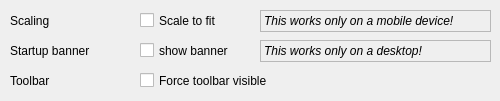
   <widget class="QWidget" name="tabView">
    <attribute name="title">
     <string>View</string>
    </attribute>
    <widget class="QCheckBox" name="checkBox_Scale">
     <property name="geometry">
      <rect>
       <x>140</x>
       <y>10</y>
       <width>101</width>
       <height>21</height>
      </rect>
     </property>
     <property name="sizePolicy">
      <sizepolicy hsizetype="Minimum" vsizetype="Fixed">
       <horstretch>0</horstretch>
       <verstretch>0</verstretch>
      </sizepolicy>
     </property>
     <property name="minimumSize">
      <size>
       <width>0</width>
       <height>0</height>
      </size>
     </property>
     <property name="toolTip">
      <string>&lt;html&gt;&lt;head/&gt;&lt;body&gt;&lt;p&gt;On mobile devices this scales the elements on the surface if it is checked.&lt;/p&gt;&lt;/body&gt;&lt;/html&gt;</string>
     </property>
     <property name="text">
      <string>Scale to fit</string>
     </property>
    </widget>
    <widget class="QLabel" name="label_Scale">
     <property name="geometry">
      <rect>
       <x>10</x>
       <y>10</y>
       <width>111</width>
       <height>22</height>
      </rect>
     </property>
     <property name="sizePolicy">
      <sizepolicy hsizetype="Expanding" vsizetype="Expanding">
       <horstretch>0</horstretch>
       <verstretch>0</verstretch>
      </sizepolicy>
     </property>
     <property name="minimumSize">
      <size>
       <width>111</width>
       <height>22</height>
      </size>
     </property>
     <property name="text">
      <string>Scaling</string>
     </property>
    </widget>
    <widget class="QLabel" name="label_Banner">
     <property name="geometry">
      <rect>
       <x>10</x>
       <y>40</y>
       <width>111</width>
       <height>22</height>
      </rect>
     </property>
     <property name="sizePolicy">
      <sizepolicy hsizetype="Expanding" vsizetype="Expanding">
       <horstretch>0</horstretch>
       <verstretch>0</verstretch>
      </sizepolicy>
     </property>
     <property name="minimumSize">
      <size>
       <width>111</width>
       <height>22</height>
      </size>
     </property>
     <property name="text">
      <string>Startup banner</string>
     </property>
    </widget>
    <widget class="QCheckBox" name="checkBox_Banner">
     <property name="geometry">
      <rect>
       <x>140</x>
       <y>40</y>
       <width>111</width>
       <height>21</height>
      </rect>
     </property>
     <property name="toolTip">
      <string>&lt;html&gt;&lt;head/&gt;&lt;body&gt;&lt;p&gt;On a desktop this prints out a short message on the command line on startup if this is checked.&lt;/p&gt;&lt;/body&gt;&lt;/html&gt;</string>
     </property>
     <property name="text">
      <string>show banner</string>
     </property>
    </widget>
    <widget class="QLabel" name="label_BannerExplain">
     <property name="geometry">
      <rect>
       <x>260</x>
       <y>40</y>
       <width>231</width>
       <height>22</height>
      </rect>
     </property>
     <property name="sizePolicy">
      <sizepolicy hsizetype="Expanding" vsizetype="Expanding">
       <horstretch>0</horstretch>
       <verstretch>0</verstretch>
      </sizepolicy>
     </property>
     <property name="minimumSize">
      <size>
       <width>111</width>
       <height>22</height>
      </size>
     </property>
     <property name="frameShape">
      <enum>QFrame::StyledPanel</enum>
     </property>
     <property name="text">
      <string>&lt;i&gt;This works only on a desktop!&lt;/i&gt;</string>
     </property>
    </widget>
    <widget class="QLabel" name="label_BannerExplain_2">
     <property name="geometry">
      <rect>
       <x>260</x>
       <y>10</y>
       <width>231</width>
       <height>22</height>
      </rect>
     </property>
     <property name="sizePolicy">
      <sizepolicy hsizetype="Expanding" vsizetype="Expanding">
       <horstretch>0</horstretch>
       <verstretch>0</verstretch>
      </sizepolicy>
     </property>
     <property name="minimumSize">
      <size>
       <width>111</width>
       <height>22</height>
      </size>
     </property>
     <property name="frameShape">
      <enum>QFrame::StyledPanel</enum>
     </property>
     <property name="text">
      <string>&lt;html&gt;&lt;head/&gt;&lt;body&gt;&lt;p&gt;&lt;span style=&quot; font-style:italic;&quot;&gt;This works only on a mobile device!&lt;/span&gt;&lt;/p&gt;&lt;/body&gt;&lt;/html&gt;</string>
     </property>
    </widget>
    <widget class="QLabel" name="label_Toolbar">
     <property name="geometry">
      <rect>
       <x>10</x>
       <y>70</y>
       <width>111</width>
       <height>22</height>
      </rect>
     </property>
     <property name="sizePolicy">
      <sizepolicy hsizetype="Expanding" vsizetype="Expanding">
       <horstretch>0</horstretch>
       <verstretch>0</verstretch>
      </sizepolicy>
     </property>
     <property name="minimumSize">
      <size>
       <width>111</width>
       <height>22</height>
      </size>
     </property>
     <property name="text">
      <string>Toolbar</string>
     </property>
    </widget>
    <widget class="QCheckBox" name="checkBox_Toolbar">
     <property name="geometry">
      <rect>
       <x>140</x>
       <y>70</y>
       <width>141</width>
       <height>21</height>
      </rect>
     </property>
     <property name="text">
      <string>Force toolbar visible</string>
     </property>
    </widget>
   </widget>
